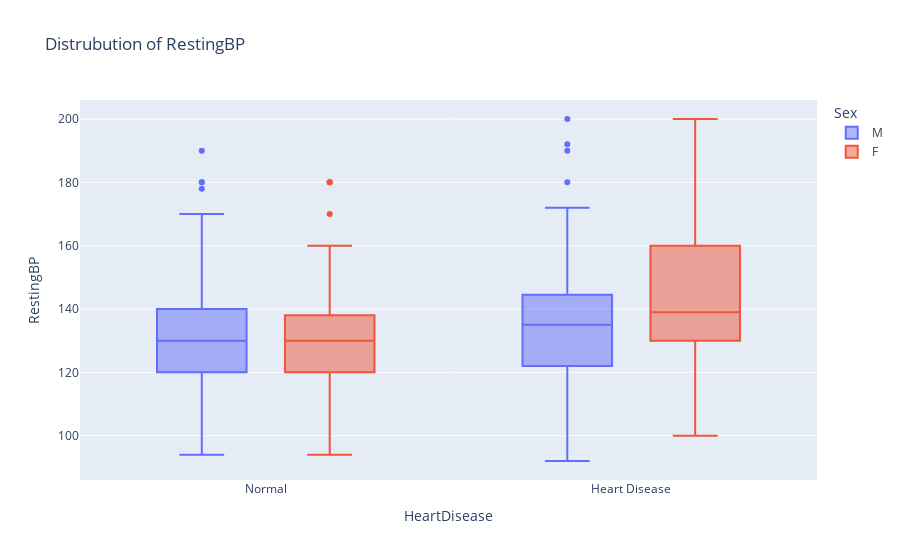

The code cell stored with this chart in its notebook:
### Code cell
fig = px.box(train_set,y="RestingBP",x="HeartDisease",title=f"Distrubution of RestingBP",color="Sex")
fig.show()

### Figure 1 — Plotly figure (JSON) as saved in the notebook; plotly's stock layout.template omitted (floating-point values rounded to 4 significant figures; data arrays with more than 128 entries replaced by an {"elided": "..."} marker saying what was removed)
{"data": [{"alignmentgroup": "True", "hovertemplate": "Sex=M<br>HeartDisease=%{x}<br>RestingBP=%{y}<extra></extra>", "legendgroup": "M", "marker": {"color": "#636efa"}, "name": "M", "notched": false, "offsetgroup": "M", "orientation": "v", "showlegend": true, "type": "box", "x": {"elided": "454 str values"}, "x0": " ", "xaxis": "x", "y": {"elided": "454 int values"}, "y0": " ", "yaxis": "y"}, {"alignmentgroup": "True", "hovertemplate": "Sex=F<br>HeartDisease=%{x}<br>RestingBP=%{y}<extra></extra>", "legendgroup": "F", "marker": {"color": "#EF553B"}, "name": "F", "notched": false, "offsetgroup": "F", "orientation": "v", "showlegend": true, "type": "box", "x": {"elided": "144 str values"}, "x0": " ", "xaxis": "x", "y": {"elided": "144 int values"}, "y0": " ", "yaxis": "y"}], "layout": {"boxmode": "group", "legend": {"title": {"text": "Sex"}, "tracegroupgap": 0}, "title": {"text": "Distrubution of RestingBP"}, "xaxis": {"anchor": "y", "domain": [0, 1], "title": {"text": "HeartDisease"}}, "yaxis": {"anchor": "x", "domain": [0, 1], "title": {"text": "RestingBP"}}}}
